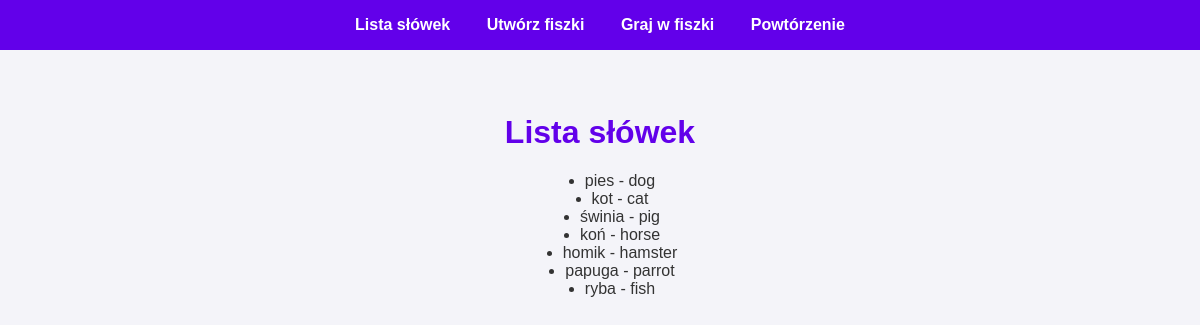
Page /fiszki/word_list/ on the committed database.
### fiszki/models.py (models this page shows, shortened)
class Fiszki(models.Model):
    polish_word = models.CharField(max_length=100)
    english_word = models.CharField(max_length=100)
    correct_guesses = models.IntegerField(default=0)
    last_correct_guess = models.DateTimeField(auto_now=True)
    user = models.ForeignKey(User, on_delete=models.CASCADE)

### fiszki/views.py (the view)
# urls.py: path('word_list/', words, name='word_list'),
def words(request):
    word_list = Fiszki.objects.all()
    return render(request, 'fiszki/word_list.html', {'word_list': word_list})

### fiszki/templates/fiszki/word_list.html (shortened to what this page needs)
<!DOCTYPE html>
<html lang="en">
<head>
        {% load static %}
    <link rel="stylesheet" href="{% static 'css/styles.css' %}">
</head>
<body>
<header>
    <a href="{% url 'word_list' %}">Lista słówek</a>
    <a href="{% url 'create_new' %}">Utwórz fiszki</a>
    <a href="{% url 'fiszki' %}">Graj w fiszki</a>
    <a href="{% url 'revision' %}">Powtórzenie</a>
</header>
<h1>Lista słówek</h1>
<ul>
    {% for word in word_list %}
        <li>{{ word.polish_word }} - {{ word.english_word }}</li>
    {% endfor %}
</ul>
</body>
</html>

### fiszki/static/css/styles.css (style rules this page uses)
body { font-family: 'Arial', sans-serif; background-color: #f4f4f9; color: #333; margin: 0; padding: 0; }
header { background-color: #6200ea; padding: 1em; text-align: center; }
header a { color: #fff; text-decoration: none; margin: 0 1em; font-weight: bold; }
h1 { text-align: center; margin-top: 2em; color: #6200ea; }
div, ul { display: flex; flex-direction: column; align-items: center; justify-content: center; }

### rows in the picture
Fiszki: polish_word "pies", english_word "dog"
Fiszki: polish_word "kot", english_word "cat"
Fiszki: polish_word "świnia", english_word "pig"
Fiszki: polish_word "koń", english_word "horse"
Fiszki: polish_word "homik", english_word "hamster"
Fiszki: polish_word "papuga", english_word "parrot"
Fiszki: polish_word "ryba", english_word "fish"
